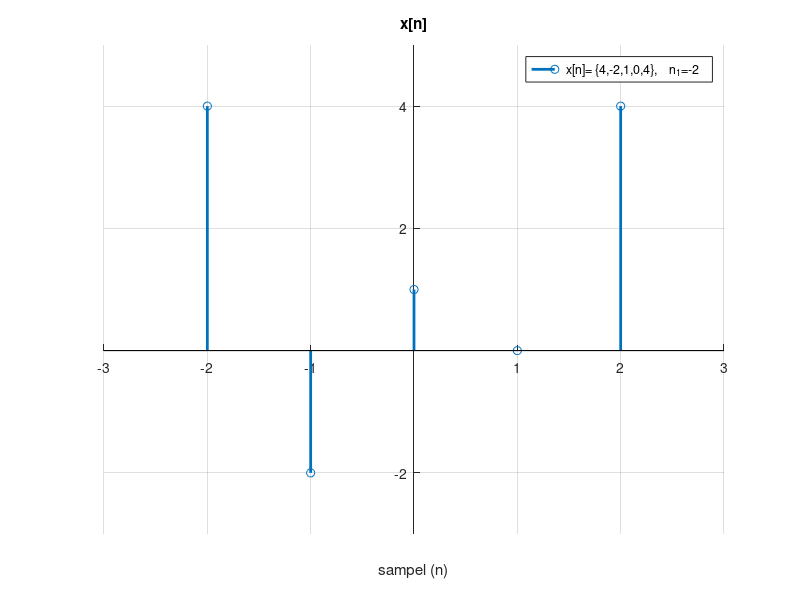

Source code (MATLAB):
clear all; close all; clc

xn = [4 -2 1 0 4];
n1 = -2;
n = n1:1:n1+length(xn)-1;

stem(n,xn,"LineWidth",2); set(gca,"box","off")
set(gca,"yaxislocation","origin");set(gca,"xaxislocation","origin")

xlabel("sampel (n)"); title("x[n]"); grid on
legend('x[n]= \{4,-2,1,0,4\},    n_1=-2')

ylim([min(xn)-1 max(xn)+1])
xlim([min(n)-1 max(n)+1])

